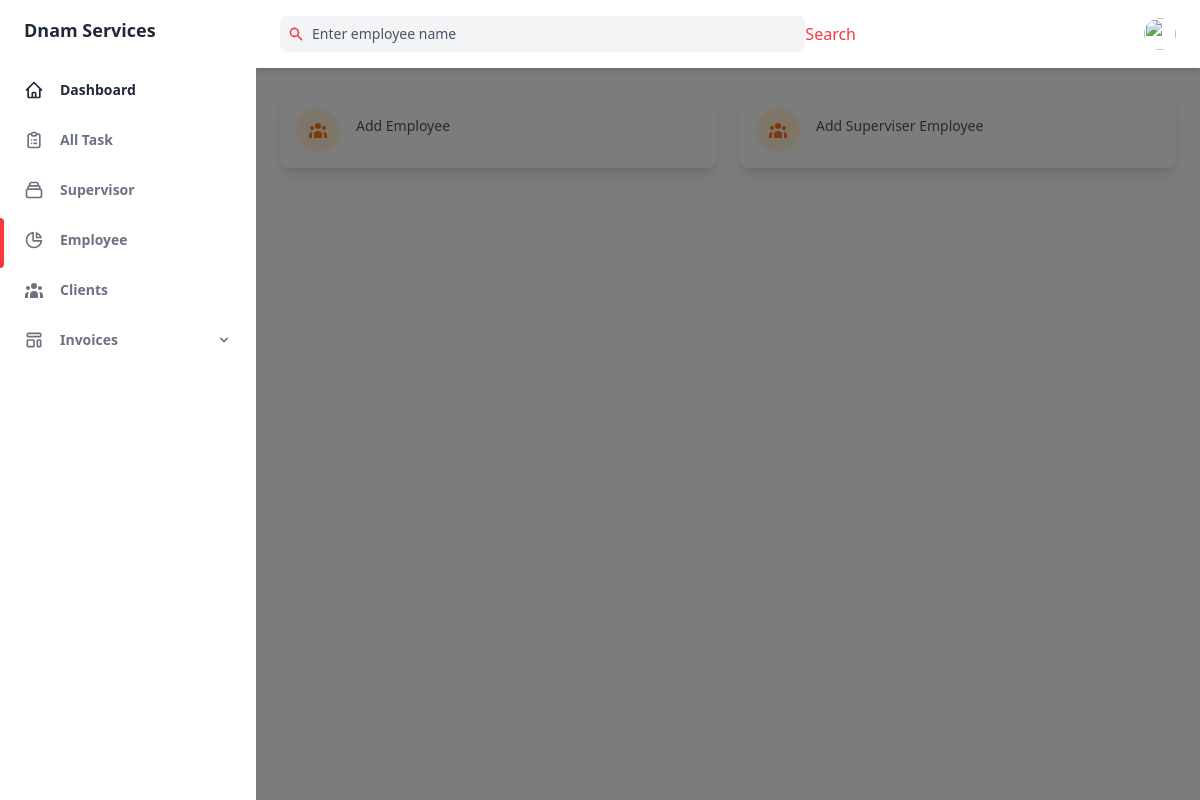
Page /allemployee (signed in) on the earlier database version.
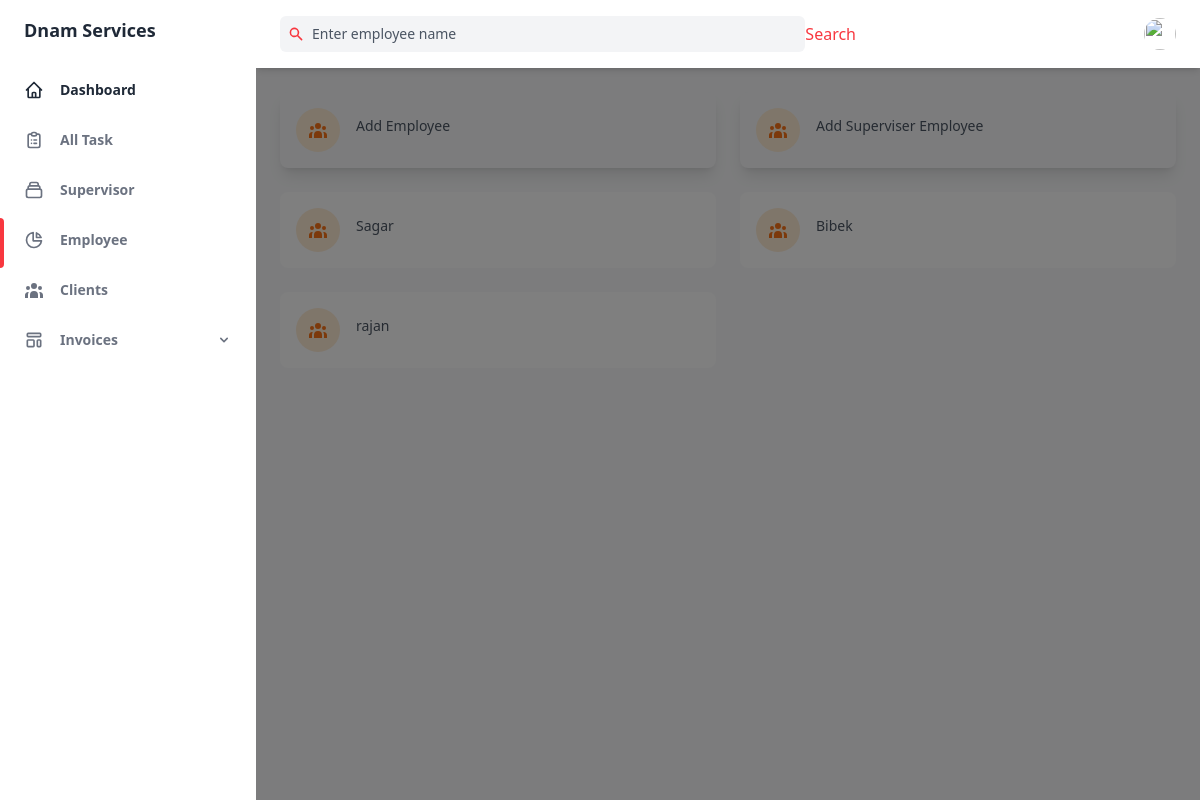
Same page on the later database version.
### dnamservices/models.py (models this page shows, shortened)
class Employee(models.Model):
    employee_user = models.OneToOneField(Superviser, null=True, blank=True, on_delete=models.CASCADE)
    employee_name = models.CharField(max_length=50)
    employee_contact = models.CharField(max_length=50, null=True, blank=True)
    employee_address = models.CharField(max_length=50, null=True, blank=True)
    employee_email = models.EmailField(max_length=254, null=True, blank=True)

### dnamservices/views.py (the view)
# urls.py: path('allemployee', AllEmployees, name="allemployee"),
@login_required()
def AllEmployees(request):
    template_name = "dnam/dashboard/employees/allemployee.html"
    employee = Employee.objects.all()
    context = {
        'employee':employee
    }
    return render(request, template_name, context)

### theme/templates/dnam/dashboard/employees/allemployee.html (shortened to what this page needs)
{% extends 'base.html' %}
{% block employee-active %}
<span
                class="absolute inset-y-0 left-0 w-1 bg-[#f8373f] rounded-tr-lg rounded-br-lg"
                aria-hidden="true"
              ></span>
{% endblock employee-active %}
{% block search-content %}
<div class="flex justify-start flex-1 lg:mr-32">
  <div class="relative w-full  max-w-xl mr-6 focus-within:text-purple-500">
    <div class="absolute inset-y-0 flex items-center pl-2">
      <svg class="w-4 h-4" aria-hidden="true" fill="currentColor" viewBox="0 0 20 20">
        <path fill-rule="evenodd"
          d="M8 4a4 4 0 100 8 4 4 0 000-8zM2 8a6 6 0 1110.89 3.476l4.817 4.817a1 1 0 01-1.414 1.414l-4.816-4.816A6 6 0 012 8z"
          clip-rule="evenodd"></path>
      </svg>
    </div>
    <form
    class="flex flex-row"
      action="{% url 'search_employee' %}"
      method="GET"
    >
    <input
      class="w-full pl-8 p-2 text-sm text-gray-700 placeholder-gray-600 bg-gray-100 border-0 rounded-md   focus:placeholder-gray-500 focus:bg-white focus:border-purple-300 focus:outline-none focus:shadow-outline-purple form-input"
      type="text" name="keyword" placeholder="Enter employee name" aria-label="Search" />
      <button class="btn btn-danger my-2 my-sm-0" type="submit">
        Search
      </button>
  </form>
  </div>
</div>
{% endblock search-content %}
{% block content %}
<main class="h-full overflow-y-auto">
    <div class="container px-6 mx-auto grid">
      <div class="grid gap-6 mb-8 md:grid-cols-2 xl:grid-cols-4 mt-6">
        <a href="{% url 'addemployee' %}">
          <div
            class="flex items-center p-4 bg-gray-50 rounded-lg shadow-lg  cursor-pointer hover:shadow-md"
          >
            <div
              class="p-3 mr-4 text-orange-500 bg-orange-100 rounded-full "
            >
            </div>
            <div>
              <p
                class="mb-2 text-sm font-medium text-gray-600 "
              >
                Add Employee
              </p>
            </div>
          </div>
        </a>
        <a href="{% url 'addsuperemployee' %}">
            <div
              class="flex items-center p-4 bg-gray-50 rounded-lg shadow-lg  cursor-pointer hover:shadow-md"
            >
              <div
                class="p-3 mr-4 text-orange-500 bg-orange-100 rounded-full "
              >
              </div>
              <div>
                <p
                  class="mb-2 text-sm font-medium text-gray-600 "
                >
                  Add Superviser Employee
                </p>
              </div>
            </div>
          </a>
        {% for emp in employee %}
      <a href="{% url 'employeetasks' emp.id %}">
          <div
            class="flex items-center p-4 bg-white rounded-lg shadow-xs  cursor-pointer hover:shadow-md"
          >
            <div
              class="p-3 mr-4 text-orange-500 bg-orange-100 rounded-full "
            >
            </div>
            <div>
              <p
                class="mb-2 text-sm font-medium text-gray-600 "
              >
                {{emp.employee_name}}
              </p>
            </div>
          </div>
        </a>
{% endfor %}
    </div>
  </main>
{% endblock content %}

Differences in the rows shown:
added Employee: employee_name "Sagar"
added Employee: employee_name "Bibek"
added Employee: employee_name "rajan"
